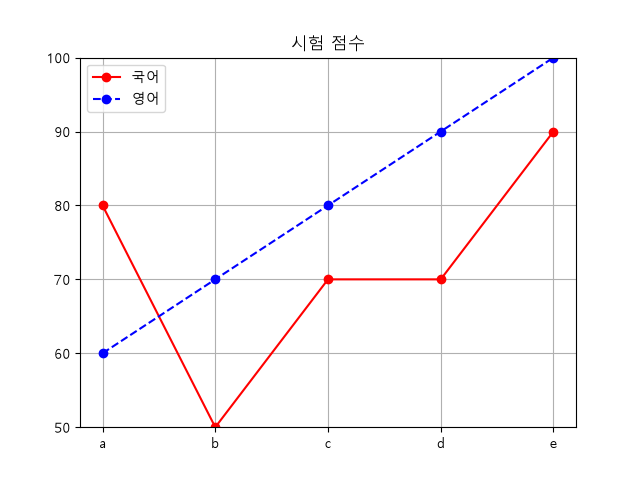

Reproduce this figure in Python.
# matplotlib: 프로팅 라이브러리. 그래프 작성을 위한 다양한 함수 제공
# 데이터 시각화는 복잡하고 방대한 양의 차트, 그래프, 지도 등의
#  시각적 형태로 표현하여 정보를 직관적으로 이해하고 빠른 의사결정을 돕는다.

import numpy as np
import matplotlib.pyplot as plt
plt.rc('font', family='malgun gothic')  # AppleGothic 한글 깨짐 방지
plt.rcParams['axes.unicode_minus'] = False  # 음수 깨짐 방지


x = ['서울', '인천', '수원']    # list
y = [5, 3, 7]                  # tuple
# y = {5, 3, 7}               # set X
plt.xlabel('지역명')
plt.ylabel('투자액')
plt.xlim([-1, 3])
plt.ylim([0, 10])
plt.yticks(list(range(0, 11, 3)))   # y축의 라벨을 인위적으로 변경
plt.plot(x, y) 
plt.show()

data = np.arange(1, 11, 2)
plt.plot(data)  # x축의 구간은 자동 설정
x = [0,1,2,3,4]
for a, b in zip(x, data):
    plt.text(x=a, y=b, s=str(b))
plt.show()

x = np.arange(10)
y = np.sin(x)
print(x, y)
# plt.plot(x, y, 'bo')    # color, marker
plt.plot(x, y, 'go--', linewidth=2, markersize=12)
plt.show()

# hold: 복수의 plot으로 여러 개의 차트를 겹처 그림
x = np.arange(0, np.pi * 3, 0.1)
print(x)
y_cos = np.cos(x)
y_sin = np.sin(x)
plt.figure(figsize=(10, 5))     # 그래프 전체 크기 지정(w, h)
plt.plot(x, y_sin, 'r') # 선
plt.scatter(x, y_cos)   # 산점도
plt.legend(['사인', '코사인'])  # 범례
plt.show()

print()
# subplot: 하나의 figure를 여러 개의 Axes(plot)으로 나누기
# plt.subplot(행, 열, 위치)  -> 위치는 1부터 시작
plt.figure(figsize=(10, 6))

plt.subplot(2, 1, 1)        # 2행 1열 중 첫 번째
plt.plot(x, y_sin, 'r')
plt.title('sine')
plt.grid(True)

plt.subplot(2, 1, 2)        # 2행 1열 중 두 번째
plt.plot(x, y_cos, 'b')
plt.title('cosine')
plt.grid(True)

plt.tight_layout()          # 서브플롯 간 제목/라벨 겹침 방지
plt.show()

print()
# 객체 지향 방식(객체지향 방식(fig, axes)) 사용하기
fig, axes = plt.subplots(2, 1, figsize=(10, 6))   # 2행 1열

axes[0].plot(x, y_sin, 'r')
axes[0].set_title('sine')
axes[0].grid(True)

axes[1].plot(x, y_cos, 'b')
axes[1].set_title('cosine')
axes[1].grid(True)

fig.tight_layout()
plt.show()

print()
irum = ['a', 'b', 'c', 'd', 'e']
kor = [80, 50, 70, 70, 90]
eng = [60, 70, 80, 90, 100]
plt.plot(irum, kor, 'ro-')
plt.plot(irum, eng, 'bo--')
plt.ylim([50, 100])
plt.title('시험 점수')
plt.legend(['국어', '영어'], loc='best')    # loc=1~4
plt.grid(True)

# 그래프를 이미지 파일로 저장
fig = plt.gcf()
plt.show()
fig.savefig('mplot1.png')

# 이미지 읽기
from matplotlib.pyplot import imread
img = imread('mplot1.png')
plt.imshow(img)
plt.show()
